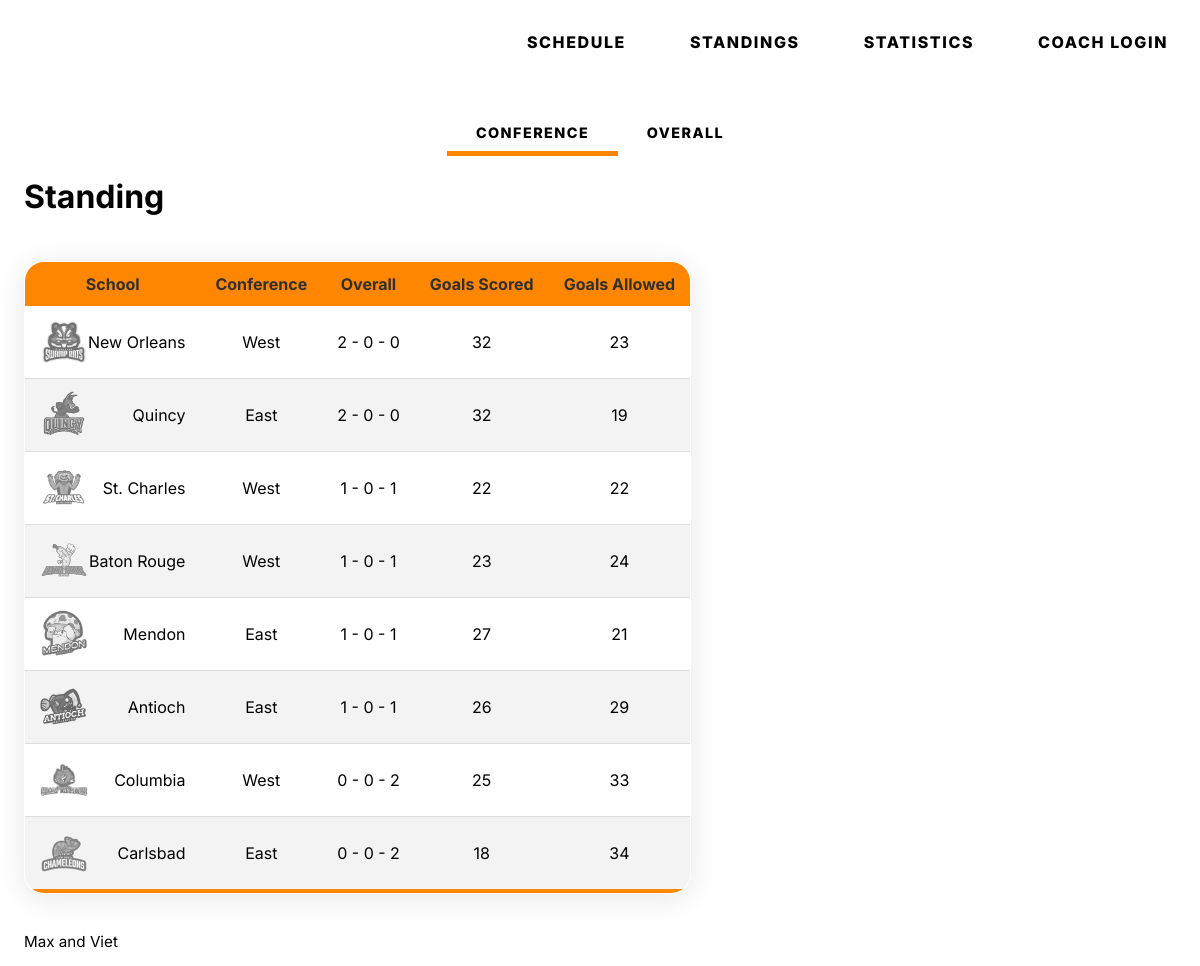
/standings/, run on an earlier commit of the app's database.
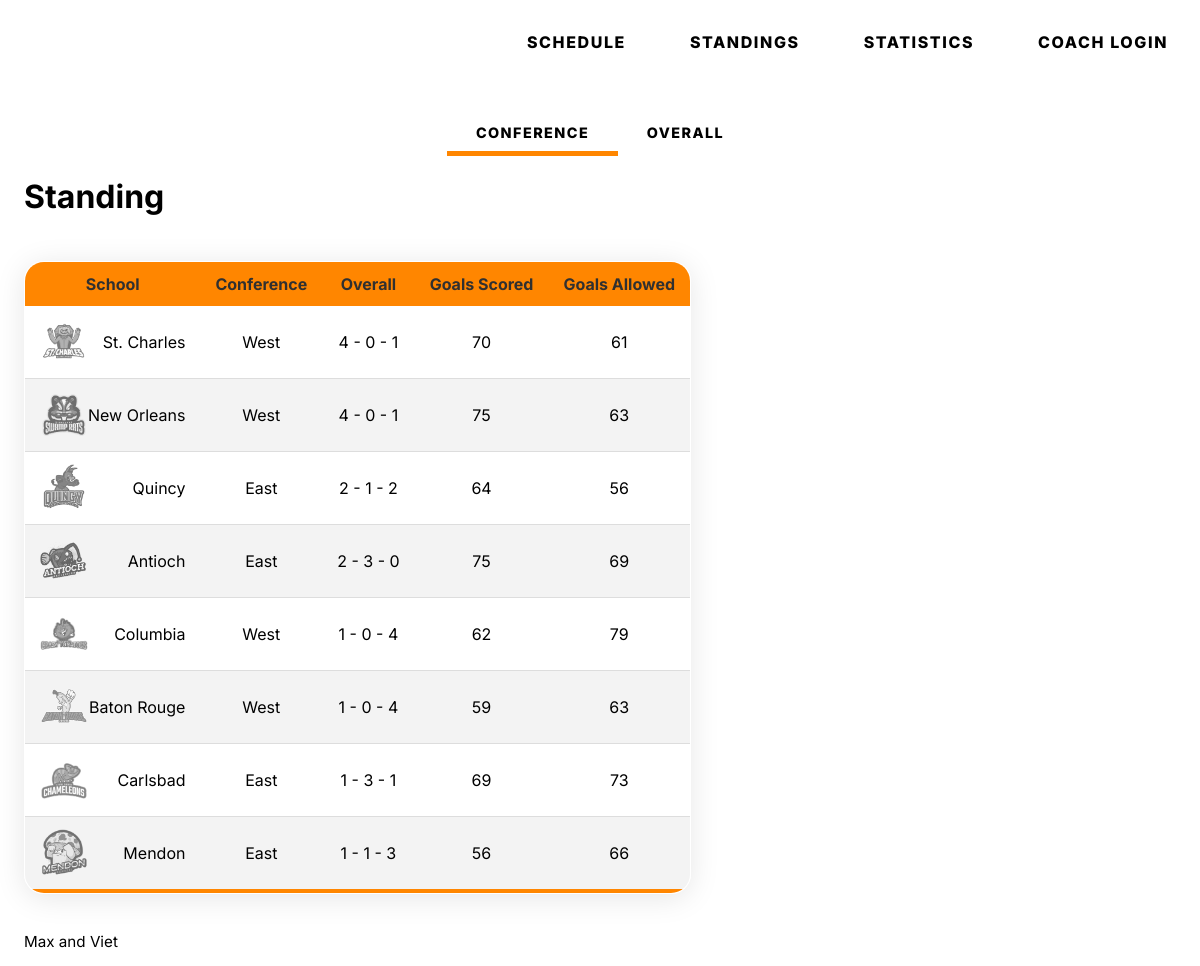
And on a later commit of the database.
### tables this page shows
CREATE TABLE standings (
  id int DEFAULT NULL,
  season int DEFAULT NULL,
  team_id int DEFAULT NULL,
  wins int DEFAULT NULL,
  ties int DEFAULT NULL,
  losses int DEFAULT NULL,
  goals_scored int DEFAULT NULL,
  goals_against int DEFAULT NULL,
  competition_abb text,
  competition_type text,
  group_id text
);

CREATE TABLE teams (
  team_id INTEGER NOT NULL PRIMARY KEY AUTOINCREMENT,
  name varchar(30) NOT NULL,
  city varchar(30) NOT NULL,
  nickname varchar(30) NOT NULL,
  coach_id INTEGER NOT NULL,
  abb varchar(3) NOT NULL,
  short_name varchar(30) NOT NULL,
  division varchar(100) DEFAULT NULL,
  cp INTEGER NOT NULL DEFAULT '0',
  cp_used INTEGER NOT NULL DEFAULT '0',
  recruiting_poINTEGERs INTEGER NOT NULL DEFAULT '0',
  active char(1) NOT NULL DEFAULT 'Y',
  overall INTEGER NOT NULL DEFAULT '0',
  aggression INTEGER NOT NULL DEFAULT '0',
  logo text NOT NULL Default '0'
);

### main.py (the view)
@app.route('/standings/')
def standings():
  conn = get_db_connection()
  stand = conn.execute("SELECT * FROM teams").fetchall()
  standings = conn.execute(
    'SELECT teams.team_id AS id, teams.logo AS logo, teams.name AS name, teams.division as division, standings.wins AS wins, standings.ties AS ties, standings.losses AS losses, standings.goals_scored AS scored, standings.goals_against AS against FROM teams INNER JOIN standings ON teams.team_id = standings.team_id WHERE standings.competition_type = "L" ORDER BY(standings.wins) desc'
  ).fetchall()
  conn.close()
  return render_template('standings.html',
                         title="Standing",
                         standings=standings)

### main.py (called while the page is built)
def get_db_connection():
  conn = sqlite3.connect('database.db')
  conn.row_factory = sqlite3.Row
  return conn

### templates/standings.html (shortened to what this page needs)
{% extends 'template.html' %}
{% block content %}
    </header>
    <main class="adjust paddingtop">
      <div class="tool-bar adjust-browse">
          <a href="/standings/conference/" class="tool-item hover active-item">conference</a>
          <a href="/standings/overall/" class="tool-item hover">overall</a>
      </div>
        <h1>{{ title }}</h1>
        <section>
          <table class="styled-table index-table glass">
                  <thead>
                      <tr>
                          <th align ="center">School</th>
                          <th align ="center">Conference</th>
                          <th align ="center">Overall</th>
                          <th align ="center">Goals Scored</th>
                          <th align ="center">Goals Allowed</th>
                      </tr>
                  </thead>
                  <tbody>
                    {% for stand in standings %}
                      <tr>
                          <td>
                            <a href="{{ url_for('displayTeam', id=stand['id']) }}" class="team-logo-wrapper">
                                <img class="grey-filter" src="{{ url_for('static',filename=stand['logo']) }}" alt="{{ stand['id'] }}">
                            </a>
                            {{ stand["name"] }}
                          </td>
                          <td align ="center">{{ stand["division"] }}</td>
                          <td align ="center">{{ stand["wins"] }} - {{ stand["ties"] }} - {{ stand["losses"] }}</td>
                          <td align ="center">{{ stand["scored"] }}</td>
                          <td align ="center">{{ stand["against"] }}</td>
                      </tr>
                    {%endfor%}
                  </tbody>
              </table>
      </section>
    </main>
{% endblock %}

What changed in the data, as far as the page shows it:
changed standings "St. Charles": wins "1" → "4"; scored "22" → "70"; against "22" → "61"; moves up the list
changed standings "New Orleans": wins "2" → "4"; losses "0" → "1"; scored "32" → "75"; against "23" → "63"
changed standings "Quincy": ties "0" → "1"; losses "0" → "2"; scored "32" → "64"; against "19" → "56"
changed standings "Antioch": wins "1" → "2"; ties "0" → "3"; losses "1" → "0"; scored "26" → "75"; against "29" → "69"
changed standings "Columbia": wins "0" → "1"; losses "2" → "4"; scored "25" → "62"; against "33" → "79"
changed standings "Baton Rouge": losses "1" → "4"; scored "23" → "59"; against "24" → "63"; moves down the list
changed standings "Carlsbad": wins "0" → "1"; ties "0" → "3"; losses "2" → "1"; scored "18" → "69"; against "34" → "73"
changed standings "Mendon": ties "0" → "1"; losses "1" → "3"; scored "27" → "56"; against "21" → "66"; moves down the list
